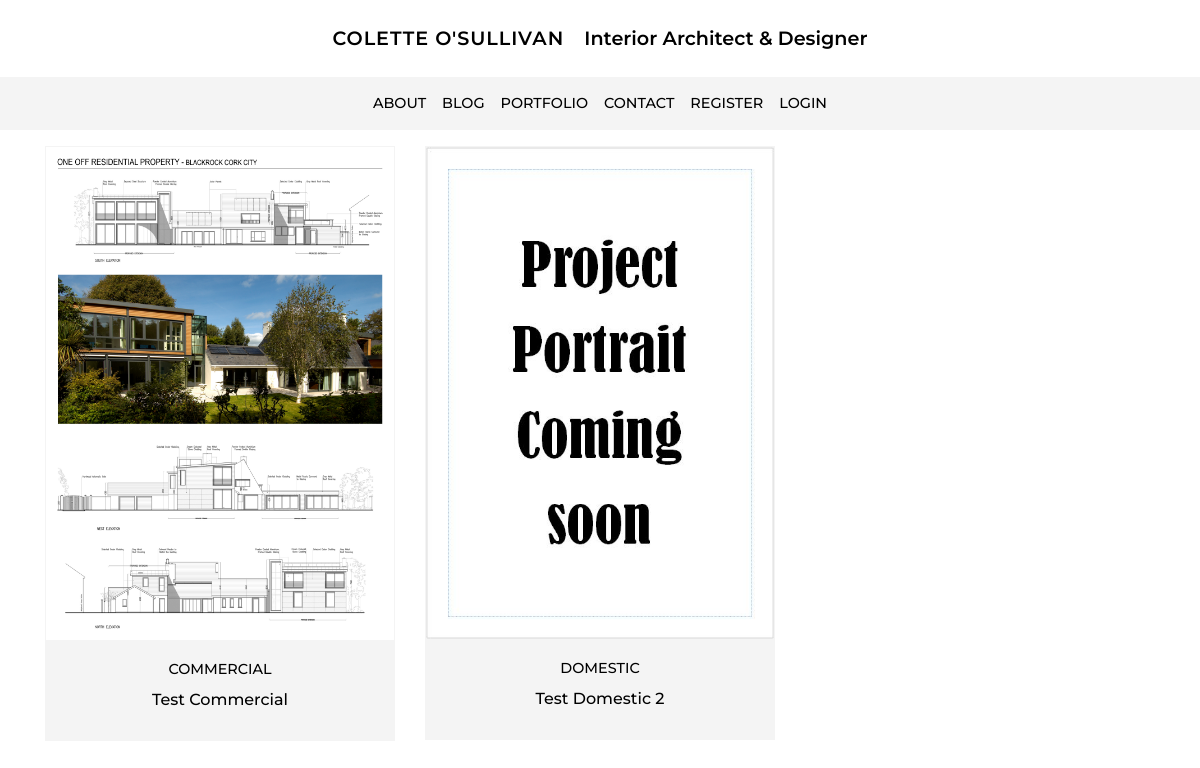
The page /portfolio/ on the database its author committed.
### portfolio/models.py (models this page shows, shortened)
class Project(models.Model):
    category = models.ForeignKey('Category', null=True, on_delete=models.CASCADE, related_name='projects')
    title = models.CharField(max_length=200)
    date = models.DateField(default=timezone.now)
    image_portrait = models.ImageField(default='project_portrait_default.jpg', upload_to="project_images")
    image_landscape = models.ImageField(default='project_landscape_default.jpg', upload_to="project_images")
    content = models.TextField()
    order = models.IntegerField(null=True)
    exclude = models.BooleanField(default=False)

class Category(models.Model):
    title = models.CharField(max_length=100)

### portfolio/views.py (the view)
# urls.py: path('', views.projects, name='projects'),
def projects(request):
    projects = Project.objects.filter(exclude=False).order_by('order')
    context = {'projects': projects}
    return render(request, 'portfolio/projects.html', context)

### portfolio/templates/portfolio/projects.html (shortened to what this page needs)
{% extends 'base.html' %}
{% load static %}
{% block content%}
<div class="row">
    {% for project in projects %}
    <div class="col-12 col-md-6 col-lg-4">
        <div class="card rounded-0 border-0 mb-2">
            <img src="{{ project.image_portrait.url }}" class="card-img-top image-fluid rounded-0 border-stone--1" alt="Placeholder image">
            <div class="card-body text-center stone height-cardtext">
                <a href="{% url 'project' pk=project.id %}">
                <h3 class="card-title">{{ project.category.title }}</h3>
                <h4 class="card-text">{{ project.title }}</h4>
            </a>
            </div>
        </div>
    </div>
    {% endfor %}
</div>
{% endblock %}

### static/css/main.css (style rules this page uses)
body { font-family: 'Asul', sans-serif; font-family: 'Kulim Park', sans-serif; font-family: 'Alef', sans-serif; font-family: 'Gudea', sans-serif; font-family: 'Comfortaa', cursive; font-family: 'Alata', sans-serif; font-family: 'Poppins', sans-serif; font-family: 'Merriweather', serif; font-family: 'Raleway', sans-serif; font-family: 'Montserrat', sans-serif; color: #36454f; color: #333537; color: black; }
h3 { font-weight: 500; font-size: .9rem; text-align: center; text-transform: uppercase; }
h4 { font-size: 1rem; }
.border-stone--1 { border: 1px solid rgba(244, 244, 244); }
.stone { background-color: #f3f3f3; background-color: rgb(238, 233, 229); background-color: rgb(247, 245, 244); background-color: #4e525e; background-color: #f9f9f9; background-color: #ECECEC; background-color: #F4F4F3; background-color: rgba(243, 244, 244, .95); background-color: #f4f4f4; background-color: rgba(244, 244, 244, .95); }
a { color: #000000!important; }
.height-cardtext { height: 100px; }

### rows shown on the page
Project: image_portrait (picture), category "COMMERCIAL", title "Test Commercial"
Project: image_portrait (placeholder picture), category "DOMESTIC", title "Test Domestic 2"
